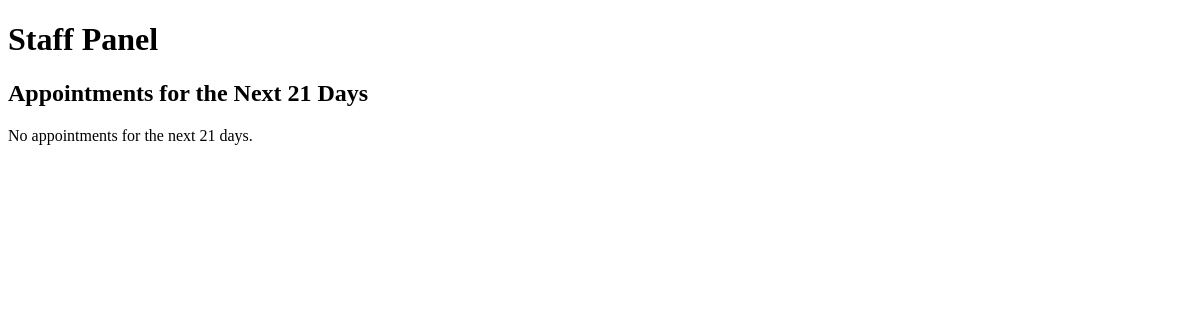
Before: /staffPanel with the older database file.
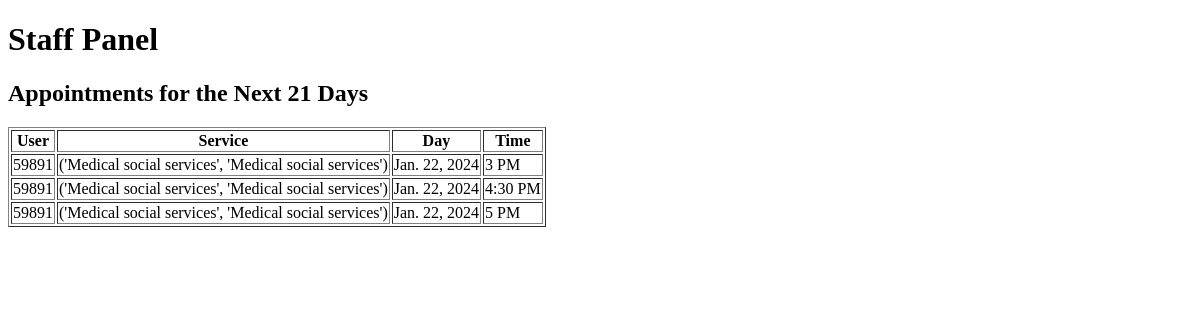
After: the same page with the newer database file.
### app/models.py (models this page shows, shortened)
class Appointment(models.Model):
    user = models.ForeignKey(User, on_delete=models.CASCADE, null=True, blank=True)
    service = models.CharField(max_length=50, choices=SERVICE_CHOICES, default="Doctor care")
    day = models.DateField(default=datetime.now)
    time = models.CharField(max_length=10, choices=TIME_CHOICES, default="3 PM")
    time_ordered = models.DateTimeField(default=datetime.now, blank=True)

### app/views.py (the view)
# urls.py: path("staffPanel", views.staffPanel, name="staffPanel"),
def staffPanel(request):
    today = datetime.today()
    minDate = today.strftime('%Y-%m-%d')
    deltatime = today + timedelta(days=21)
    strdeltatime = deltatime.strftime('%Y-%m-%d')
    maxDate = strdeltatime
    items = Appointment.objects.filter(day__range=[minDate, maxDate]).order_by('day', 'time')
    return render(request, 'app/staffPanel.html', {
        'items':items,
    })

### app/templates/app/staffPanel.html (shortened to what this page needs)
<!DOCTYPE html>
<html lang="en">
    <!DOCTYPE html>
    <html lang="en">
    <head>
    </head>
    <body>
      <h1>Staff Panel</h1>
      <h2>Appointments for the Next 21 Days</h2>
      {% if items %}
        <table border="1">
          <thead>
            <tr>
              <th>User</th>
              <th>Service</th>
              <th>Day</th>
              <th>Time</th>
            </tr>
          </thead>
          <tbody>
            {% for item in items %}
              <tr>
                <td>{{ item.user.username }}</td>
                <td>{{ item.service }}</td>
                <td>{{ item.day }}</td>
                <td>{{ item.time }}</td>
              </tr>
            {% endfor %}
          </tbody>
        </table>
      {% else %}
        <p>No appointments for the next 21 days.</p>
      {% endif %}
    </body>
    </html>

Changed rows visible on the page:
added Appointment: user.username "59891", service "('Medical social services', 'Medical social services')", day "Jan. 22, 2024", time "3 PM"
added Appointment: user.username "59891", service "('Medical social services', 'Medical social services')", day "Jan. 22, 2024", time "4:30 PM"
added Appointment: user.username "59891", service "('Medical social services', 'Medical social services')", day "Jan. 22, 2024", time "5 PM"
Other visible differences:
text no longer shown: "No appointments for the next 21 days."
text now shown: "User Service Day Time"
